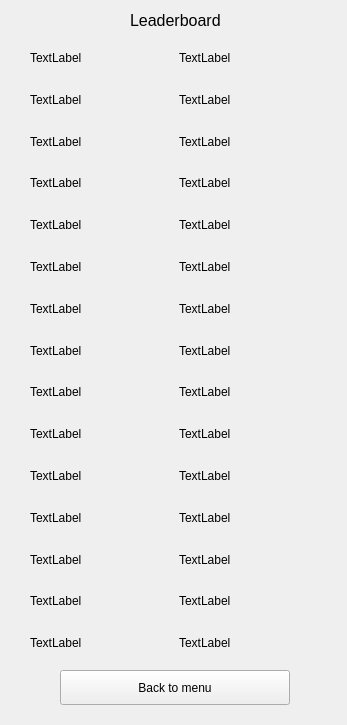
<?xml version="1.0" encoding="UTF-8"?>
<ui version="4.0">
 <class>Form</class>
 <widget class="QWidget" name="Form">
  <property name="geometry">
   <rect>
    <x>0</x>
    <y>0</y>
    <width>347</width>
    <height>725</height>
   </rect>
  </property>
  <property name="windowTitle">
   <string>Form</string>
  </property>
  <property name="styleSheet">
   <string notr="true">background-color:&quot;green&quot;
</string>
  </property>
  <widget class="QLabel" name="ladelabel">
   <property name="geometry">
    <rect>
     <x>130</x>
     <y>0</y>
     <width>111</width>
     <height>41</height>
    </rect>
   </property>
   <property name="font">
    <font>
     <pointsize>12</pointsize>
    </font>
   </property>
   <property name="text">
    <string>Leaderboard</string>
   </property>
  </widget>
  <widget class="QWidget" name="gridLayoutWidget">
   <property name="geometry">
    <rect>
     <x>30</x>
     <y>40</y>
     <width>291</width>
     <height>621</height>
    </rect>
   </property>
   <layout class="QGridLayout" name="gridLayout">
    <item row="11" column="0">
     <widget class="QLabel" name="namelabel_12">
      <property name="text">
       <string>TextLabel</string>
      </property>
     </widget>
    </item>
    <item row="0" column="1">
     <widget class="QLabel" name="scorelabel_1">
      <property name="text">
       <string>TextLabel</string>
      </property>
     </widget>
    </item>
    <item row="6" column="0">
     <widget class="QLabel" name="namelabel_7">
      <property name="text">
       <string>TextLabel</string>
      </property>
     </widget>
    </item>
    <item row="8" column="0">
     <widget class="QLabel" name="namelabel_9">
      <property name="text">
       <string>TextLabel</string>
      </property>
     </widget>
    </item>
    <item row="13" column="0">
     <widget class="QLabel" name="namelabel_14">
      <property name="text">
       <string>TextLabel</string>
      </property>
     </widget>
    </item>
    <item row="8" column="1">
     <widget class="QLabel" name="scorelabel_9">
      <property name="text">
       <string>TextLabel</string>
      </property>
     </widget>
    </item>
    <item row="0" column="0">
     <widget class="QLabel" name="namelabel_1">
      <property name="text">
       <string>TextLabel</string>
      </property>
     </widget>
    </item>
    <item row="10" column="0">
     <widget class="QLabel" name="namelabel_11">
      <property name="text">
       <string>TextLabel</string>
      </property>
     </widget>
    </item>
    <item row="7" column="0">
     <widget class="QLabel" name="namelabel_8">
      <property name="text">
       <string>TextLabel</string>
      </property>
     </widget>
    </item>
    <item row="3" column="1">
     <widget class="QLabel" name="scorelabel_4">
      <property name="text">
       <string>TextLabel</string>
      </property>
     </widget>
    </item>
    <item row="3" column="0">
     <widget class="QLabel" name="namelabel_4">
      <property name="text">
       <string>TextLabel</string>
      </property>
     </widget>
    </item>
    <item row="6" column="1">
     <widget class="QLabel" name="scorelabel_7">
      <property name="text">
       <string>TextLabel</string>
      </property>
     </widget>
    </item>
    <item row="9" column="0">
     <widget class="QLabel" name="namelabel_10">
      <property name="text">
       <string>TextLabel</string>
      </property>
     </widget>
    </item>
    <item row="1" column="1">
     <widget class="QLabel" name="scorelabel_2">
      <property name="text">
       <string>TextLabel</string>
      </property>
     </widget>
    </item>
    <item row="4" column="0">
     <widget class="QLabel" name="namelabel_5">
      <property name="text">
       <string>TextLabel</string>
      </property>
     </widget>
    </item>
    <item row="12" column="0">
     <widget class="QLabel" name="namelabel_13">
      <property name="text">
       <string>TextLabel</string>
      </property>
     </widget>
    </item>
    <item row="5" column="1">
     <widget class="QLabel" name="scorelabel_6">
      <property name="text">
       <string>TextLabel</string>
      </property>
     </widget>
    </item>
    <item row="1" column="0">
     <widget class="QLabel" name="namelabel_2">
      <property name="text">
       <string>TextLabel</string>
      </property>
     </widget>
    </item>
    <item row="4" column="1">
     <widget class="QLabel" name="scorelabel_5">
      <property name="text">
       <string>TextLabel</string>
      </property>
     </widget>
    </item>
    <item row="5" column="0">
     <widget class="QLabel" name="namelabel_6">
      <property name="text">
       <string>TextLabel</string>
      </property>
     </widget>
    </item>
    <item row="2" column="0">
     <widget class="QLabel" name="namelabel_3">
      <property name="text">
       <string>TextLabel</string>
      </property>
     </widget>
    </item>
    <item row="7" column="1">
     <widget class="QLabel" name="scorelabel_8">
      <property name="text">
       <string>TextLabel</string>
      </property>
     </widget>
    </item>
    <item row="2" column="1">
     <widget class="QLabel" name="scorelabel_3">
      <property name="text">
       <string>TextLabel</string>
      </property>
     </widget>
    </item>
    <item row="14" column="0">
     <widget class="QLabel" name="namelabel_15">
      <property name="text">
       <string>TextLabel</string>
      </property>
     </widget>
    </item>
    <item row="9" column="1">
     <widget class="QLabel" name="scorelabel_10">
      <property name="text">
       <string>TextLabel</string>
      </property>
     </widget>
    </item>
    <item row="10" column="1">
     <widget class="QLabel" name="scorelabel_11">
      <property name="text">
       <string>TextLabel</string>
      </property>
     </widget>
    </item>
    <item row="11" column="1">
     <widget class="QLabel" name="scorelabel_12">
      <property name="text">
       <string>TextLabel</string>
      </property>
     </widget>
    </item>
    <item row="12" column="1">
     <widget class="QLabel" name="scorelabel_13">
      <property name="text">
       <string>TextLabel</string>
      </property>
     </widget>
    </item>
    <item row="13" column="1">
     <widget class="QLabel" name="scorelabel_14">
      <property name="text">
       <string>TextLabel</string>
      </property>
     </widget>
    </item>
    <item row="14" column="1">
     <widget class="QLabel" name="scorelabel_15">
      <property name="text">
       <string>TextLabel</string>
      </property>
     </widget>
    </item>
   </layout>
  </widget>
  <widget class="QPushButton" name="backButton">
   <property name="geometry">
    <rect>
     <x>60</x>
     <y>670</y>
     <width>230</width>
     <height>35</height>
    </rect>
   </property>
   <property name="sizePolicy">
    <sizepolicy hsizetype="Fixed" vsizetype="Fixed">
     <horstretch>0</horstretch>
     <verstretch>0</verstretch>
    </sizepolicy>
   </property>
   <property name="minimumSize">
    <size>
     <width>230</width>
     <height>35</height>
    </size>
   </property>
   <property name="maximumSize">
    <size>
     <width>230</width>
     <height>35</height>
    </size>
   </property>
   <property name="layoutDirection">
    <enum>Qt::LeftToRight</enum>
   </property>
   <property name="styleSheet">
    <string notr="true">background-color:&quot;lightblue&quot;
</string>
   </property>
   <property name="text">
    <string>Back to menu</string>
   </property>
   <property name="autoDefault">
    <bool>false</bool>
   </property>
  </widget>
 </widget>
 <resources/>
 <connections/>
</ui>
